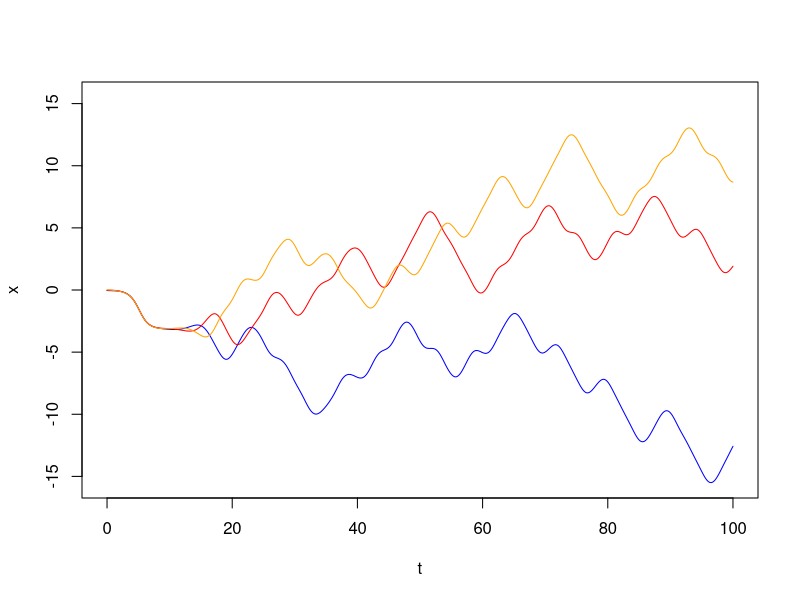

The R script that drew this image:
## ---- chunk 1
dt = 0.1
n = 1000
x0 = sample(seq(-6.28,6.28,0.01),1)/100
y0 = sample(seq(-6.28,6.28,0.01),1)/100
z0 = sample(seq(-6.28,6.28,0.01),1)/100
x = c(x0)
y = c(y0)
z = c(z0)
t = (0:n)*dt
for(i in 1:n){
  x = c(x,x[i]+sin(y[i])*dt)
  y = c(y,y[i]+sin(z[i])*dt)
  z = c(z,z[i]+sin(x[i])*dt)
}
maxmax=max(c(abs(x),abs(y),abs(z)))
## ---- chunk 2
plot(t,x,type="l",col="blue",ylim=c(-maxmax,maxmax))
lines(t,y,col="red")
lines(t,z,col="orange")
